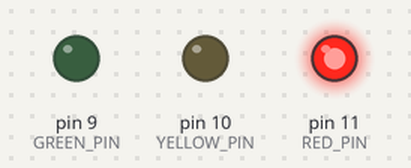
The sketch below on a simulated Arduino Uno, built with avr-gcc and run on an emulated ATmega328P. On the bench: output pins drawn as LEDs (lit = HIGH).

Above: at 1.5 s.
At 3.5 s:
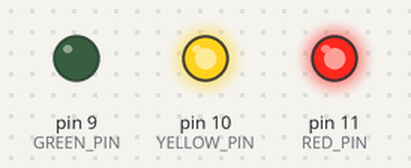
At 5.5 s:
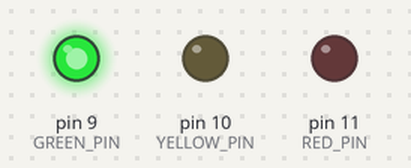
At 7.5 s:
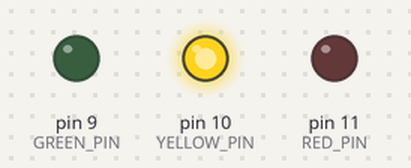
Timing chart, 0 to 10.4 s (numbered marks = the images above):
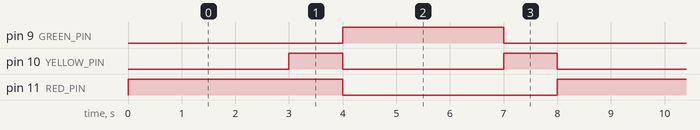

Measured:
- by itself, pin 9 (GREEN_PIN): alternates HIGH for 3.0 s and LOW for 5.0 s
- by itself, pin 10 (YELLOW_PIN): alternates HIGH for 1.0 s and LOW for 3.0 s
- by itself, pin 11 (RED_PIN): alternates HIGH for 4.0 s and LOW for 4.0 s

The sketch:

LED_05_semaforo.ino
```cpp
/*
 * LED_05_semaforo.ino
 *
 * Questo sketch simula il funzionamento di un semaforo utilizzando tre LED
 * (rosso, giallo e verde).
 *
 * Circuito:
 * - LED rosso collegato al pin 11 e GND attraverso una resistenza da 220 ohm
 * - LED giallo collegato al pin 10 e GND attraverso una resistenza da 220 ohm
 * - LED verde collegato al pin 9 e GND attraverso una resistenza da 220 ohm
 *
 * Creato il: 2023
 */

const int RED_PIN = 11;     // Pin a cui è collegato il LED rosso
const int YELLOW_PIN = 10;  // Pin a cui è collegato il LED giallo
const int GREEN_PIN = 9;    // Pin a cui è collegato il LED verde

void setup() {
  // Inizializza i pin come output
  pinMode(RED_PIN, OUTPUT);
  pinMode(YELLOW_PIN, OUTPUT);
  pinMode(GREEN_PIN, OUTPUT);

  // Inizia con tutti i LED spenti
  digitalWrite(RED_PIN, LOW);
  digitalWrite(YELLOW_PIN, LOW);
  digitalWrite(GREEN_PIN, LOW);
}

void loop() {
  // Fase 1: Rosso acceso (Stop)
  digitalWrite(RED_PIN, HIGH);
  digitalWrite(YELLOW_PIN, LOW);
  digitalWrite(GREEN_PIN, LOW);
  delay(3000);  // Attendi 3 secondi

  // Fase 2: Rosso e giallo accesi (Preparati a partire)
  digitalWrite(RED_PIN, HIGH);
  digitalWrite(YELLOW_PIN, HIGH);
  digitalWrite(GREEN_PIN, LOW);
  delay(1000);  // Attendi 1 secondo

  // Fase 3: Verde acceso (Via libera)
  digitalWrite(RED_PIN, LOW);
  digitalWrite(YELLOW_PIN, LOW);
  digitalWrite(GREEN_PIN, HIGH);
  delay(3000);  // Attendi 3 secondi

  // Fase 4: Giallo acceso (Preparati a fermarti)
  digitalWrite(RED_PIN, LOW);
  digitalWrite(YELLOW_PIN, HIGH);
  digitalWrite(GREEN_PIN, LOW);
  delay(1000);  // Attendi 1 secondo

  // Torna all'inizio del loop
}
```
